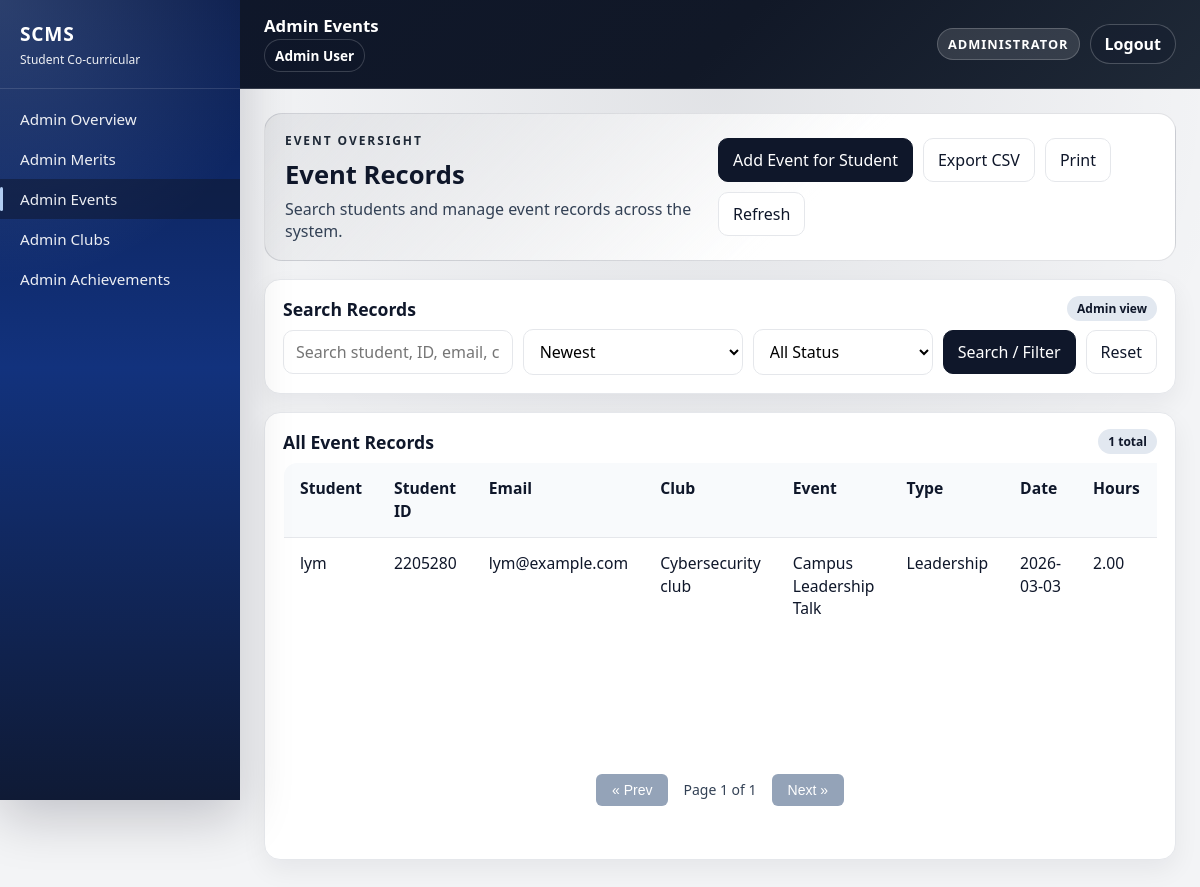
/public/index.php?url=event/index (signed in), run on the app's committed database.
### tables this page shows
CREATE TABLE `events` (
  `eventID` int(11) NOT NULL,
  `userID` int(11) NOT NULL,
  `clubCatalogID` int(11) DEFAULT NULL,
  `eventTitle` varchar(150) NOT NULL,
  `eventType` varchar(50) DEFAULT NULL,
  `eventDate` date NOT NULL,
  `eventHours` decimal(6,2) NOT NULL DEFAULT 1.00,
  `location` varchar(150) DEFAULT NULL,
  `description` text DEFAULT NULL,
  `reflection` text DEFAULT NULL,
  `created_at` timestamp NOT NULL DEFAULT current_timestamp(),
  `status` enum('pending','approved','rejected') NOT NULL DEFAULT 'pending',
  `submitted_at` timestamp NOT NULL DEFAULT current_timestamp(),
  `reviewed_at` timestamp NULL DEFAULT NULL,
  `reviewed_by` int(11) DEFAULT NULL,
  `review_note` text DEFAULT NULL,
  `evidence_path` varchar(255) DEFAULT NULL
);

CREATE TABLE `users` (
  `userID` int(11) NOT NULL,
  `student_id` varchar(20) NOT NULL,
  `name` varchar(100) NOT NULL,
  `email` varchar(100) NOT NULL,
  `passwordHash` varchar(255) NOT NULL,
  `isAdmin` tinyint(1) DEFAULT 0,
  `created_at` timestamp NOT NULL DEFAULT current_timestamp()
);

CREATE TABLE `club_catalog` (
  `clubCatalogID` int(11) NOT NULL,
  `clubName` varchar(150) NOT NULL,
  `description` text DEFAULT NULL,
  `is_active` tinyint(1) NOT NULL DEFAULT 1,
  `created_by` int(11) DEFAULT NULL,
  `created_at` timestamp NOT NULL DEFAULT current_timestamp()
);

### app/models/Event.php (called while the page is built, shortened)
<?php
class Event {
    public static function getAllWithUser($search = null, $sort = null, $status = null) {
        $db = Database::connect();
        $allowedSort = [
            'eventID' => 'e.eventID',
            'eventTitle' => 'e.eventTitle',
            'eventType' => 'e.eventType',
            'eventDate' => 'e.eventDate',
            'clubName' => 'cc.clubName',
            'eventHours' => 'e.eventHours',
            'location' => 'e.location',
            'student' => 'u.name',
            'student_id' => 'u.student_id',
            'status' => 'e.status',
        ];
        $sortColumn = $allowedSort[$sort] ?? 'e.eventID';
        $sql = "SELECT e.*, u.name AS userName, u.email AS userEmail, u.student_id AS studentId, cc.clubName AS clubName
                FROM events e
                JOIN users u ON u.userID = e.userID
                LEFT JOIN club_catalog cc ON cc.clubCatalogID = e.clubCatalogID";
        $params = [];
        $sql .= " ORDER BY {$sortColumn} DESC";
        $stmt = $db->prepare($sql);
        $stmt->execute($params);
        return $stmt->fetchAll(PDO::FETCH_ASSOC);
    }
}
?>

### app/views/admin/event_index.php (the view, shortened to what this page needs)
<?php require "../app/views/layout/header.php"; ?>
<?php require "../app/views/layout/sidebar.php"; ?>
<div class="main module-page">
    <div class="topbar admin-topbar">
        <div class="topbar-left">
            <div class="topbar-title">Admin Events</div>
            <div class="topbar-user-inline">
                <?= htmlspecialchars($_SESSION['user_name'] ?? '', ENT_QUOTES, 'UTF-8'); ?>
            </div>
        </div>
        <div class="topbar-actions">
            <div class="admin-badge">Administrator</div>
            <form method="POST" action="index.php?url=auth/logout">
                <button type="submit" class="topbar-logout">Logout</button>
            </form>
        </div>
    </div>
    <div class="content admin-content">
        <div class="content-inner">
    <?php
        $exportParams = ['url' => 'event/export'];
        $exportUrl = 'index.php?' . http_build_query($exportParams);
    ?>
    <div class="admin-hero">
        <div>
            <div class="admin-eyebrow">Event Oversight</div>
            <h1 class="admin-title">Event Records</h1>
            <p class="admin-subtitle">Search students and manage event records across the system.</p>
        </div>
        <div class="admin-hero-actions">
            <a class="btn" href="index.php?url=event/create">Add Event for Student</a>
            <a class="btn btn-secondary no-print" href="<?= htmlspecialchars($exportUrl, ENT_QUOTES, 'UTF-8') ?>">Export CSV</a>
            <button class="btn btn-secondary" type="button" onclick="window.print()">Print</button>
            <a class="btn btn-secondary" href="index.php?url=event/index">Refresh</a>
        </div>
    </div>
    <div class="admin-section">
        <div class="admin-section-header">
            <h2 class="admin-section-title">Search Records</h2>
            <span class="admin-section-chip">Admin view</span>
        </div>
        <div class="admin-section-body">
            <form method="GET" class="filter-bar">
                <input
                    type="text"
                    name="search"
                    class="input"
                    placeholder="Search student, ID, email, club, title, type, hours, location, reflection, or date..."
                    value="<?= isset($_GET['search']) ? htmlspecialchars($_GET['search'], ENT_QUOTES, 'UTF-8') : '' ?>">
                <?php $currentSort = $_GET['sort'] ?? 'eventID'; ?>
                <select name="sort" class="input">
                    <option value="eventID" <?= $currentSort === 'eventID' ? 'selected' : '' ?>>Newest</option>
                </select>
                <?php $currentStatus = $_GET['status'] ?? ''; ?>
                <select name="status" class="input">
                    <option value="" <?= $currentStatus === '' ? 'selected' : '' ?>>All Status</option>
                </select>
                <button class="btn" type="submit">Search / Filter</button>
                <a class="btn btn-secondary" href="index.php?url=event/index">Reset</a>
            </form>
        </div>
    </div>
    <div class="admin-section">
        <div class="admin-section-header">
            <h2 class="admin-section-title">All Event Records</h2>
            <span class="admin-section-chip"><?= is_array($events) ? count($events) : 0 ?> total</span>
        </div>
        <div class="admin-section-body">
            <table class="admin-table co-records-table">
                <tr>
                    <th>Student</th>
                    <th>Student ID</th>
                    <th>Email</th>
                    <th>Club</th>
                    <th>Event</th>
                    <th>Type</th>
                    <th>Date</th>
                    <th>Hours</th>
                </tr>
                <?php foreach ($events as $e): ?>
                    <tr>
                        <td><?= htmlspecialchars($e['userName'] ?? '-', ENT_QUOTES, 'UTF-8') ?></td>
                        <td><?= htmlspecialchars($e['studentId'] ?? '-', ENT_QUOTES, 'UTF-8') ?></td>
                        <td><?= htmlspecialchars($e['userEmail'] ?? '-', ENT_QUOTES, 'UTF-8') ?></td>
                        <td><?= htmlspecialchars((string) ($e['clubName'] ?? '-'), ENT_QUOTES, 'UTF-8') ?></td>
                        <td><?= htmlspecialchars($e['eventTitle'] ?? '-', ENT_QUOTES, 'UTF-8') ?></td>
                        <td><?= htmlspecialchars(($e['eventType'] ?? 'General') ?: 'General', ENT_QUOTES, 'UTF-8') ?></td>
                        <td><?= htmlspecialchars($e['eventDate'] ?? '-', ENT_QUOTES, 'UTF-8') ?></td>
                        <td><?= htmlspecialchars((string) ($e['eventHours'] ?? '-'), ENT_QUOTES, 'UTF-8') ?></td>
                    </tr>
                <?php endforeach; ?>
            </table>
        </div>
    </div>
        </div>
    </div>
</div>
<?php require "../app/views/layout/footer.php"; ?>

### app/views/layout/footer.php (style rules this page uses)
.table-responsive-wrapper table { min-width: 800px; width: 100%; }

### data on the page
events: userID.name "lym", userID.student_id "2205280", userID.email "lym@example.com", clubCatalogID.clubName "Cybersecurity club", eventTitle "Campus Leadership Talk", eventType "Leadership", eventDate "2026-03-03", eventHours "2.00"

### other printed values
$_SESSION['user_name'] "Admin User"
count($events) "1"
